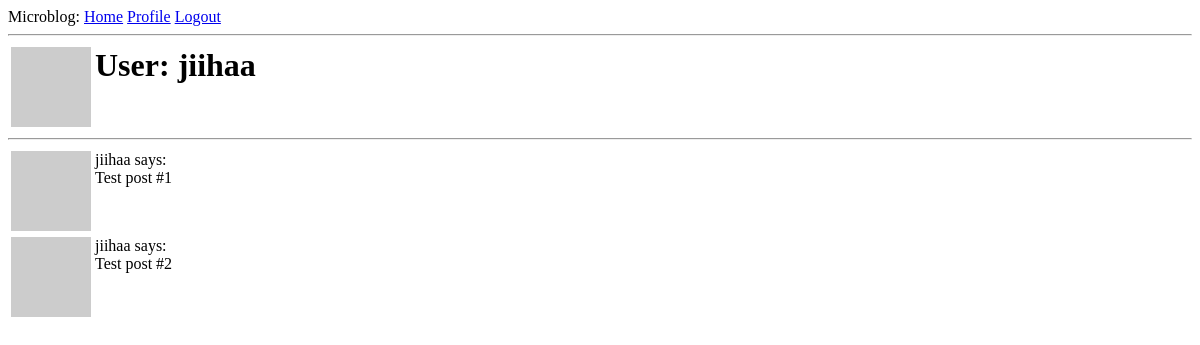
Page /user/jiihaa (signed in) on the earlier database version.
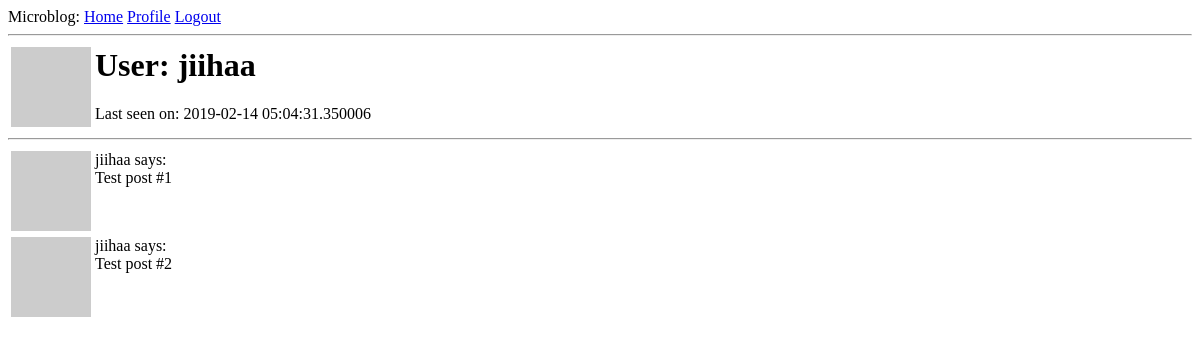
Same page on the later database version.
### app/models.py (models this page shows, shortened)
class User(UserMixin, db.Model):
    id = db.Column(db.Integer, primary_key=True)
    username = db.Column(db.String(64), index=True, unique=True)
    email = db.Column(db.String(120), index=True, unique=True)
    password_hash = db.Column(db.String(128))
    posts = db.relationship('Post', backref='author', lazy='dynamic')
    about_me = db.Column(db.String(149))
    last_seen = db.Column(db.DateTime, default=datetime.utcnow)
    followed = db.relationship(
        'User', secondary=followers,
        primaryjoin=(followers.c.follower_id == id),
        secondaryjoin=(followers.c.followed_id == id),
        backref=db.backref('followers', lazy='dynamic'), lazy='dynamic')
    def avatar(self, size):
        digest = md5(self.email.lower().encode('utf-8')).hexdigest()
        return 'https://www.gravatar.com/avatar/{}?d=identicon&s={}'.format(digest, size)

### app/routes.py (the view)
@app.route('/user/<username>')
@login_required
def user(username):
    user = User.query.filter_by(username=username).first_or_404()
    posts = [
        {'author': user, 'body': 'Test post #1'},
        {'author': user, 'body': 'Test post #2'}
    ]
    return render_template('user.html', user=user, posts=posts)

### app/models.py (called while the page is built)
@login.user_loader
def load_user(id):
    return User.query.get(int(id))

### app/routes.py (called while the page is built)
@app.before_request
def before_request():
    if current_user.is_authenticated:
        current_user.last_seen = datetime.utcnow()
        db.session.commit()

### app/templates/user.html (shortened to what this page needs)
{% extends "base.html" %}
{% block content %}
    <table>
        <tr valign="top">
            <td><img src="{{ user.avatar(128) }}"></td>
            <td>
                <h1>User: {{ user.username }}</h1>
                {% if user.last_seen %}<p>Last seen on: {{ user.last_seen }}</p>{% endif %}
            </td>
        </tr>
    </table>
    <hr>
    {% for post in posts %}
        {% include '_post.html' %}
    {% endfor %}
{% endblock %}

### app/templates/base.html (shortened to what this page needs)
<html>
    <head>
    </head>
    <body>
        <div>
            Microblog:
            <a href="{{ url_for('index') }}">Home</a>
            {% if current_user.is_anonymous %}
            <a href="{{ url_for('login') }}">Login</a>
            {% else %}
            <a href="{{ url_for('user', username=current_user.username) }}">Profile</a>
            <a href="{{ url_for('logout') }}">Logout</a>
            {% endif %}
        </div>
        <hr>
        {% block content %}{% endblock %}
    </body>
</html>

### app/templates/_post.html
<table>
    <tr valign="top">
        <td><img src="{{ post.author.avatar(36) }}"></td>
        <td>{{ post.author.username }} says:<br>{{ post.body }}</td>
    </tr>
</table>

Differences in the rows shown:
changed User "jiihaa": last_seen (not shown) → "2019-02-14 05:04:31.350006"
Other differences:
text now shown: "Last seen on:"
